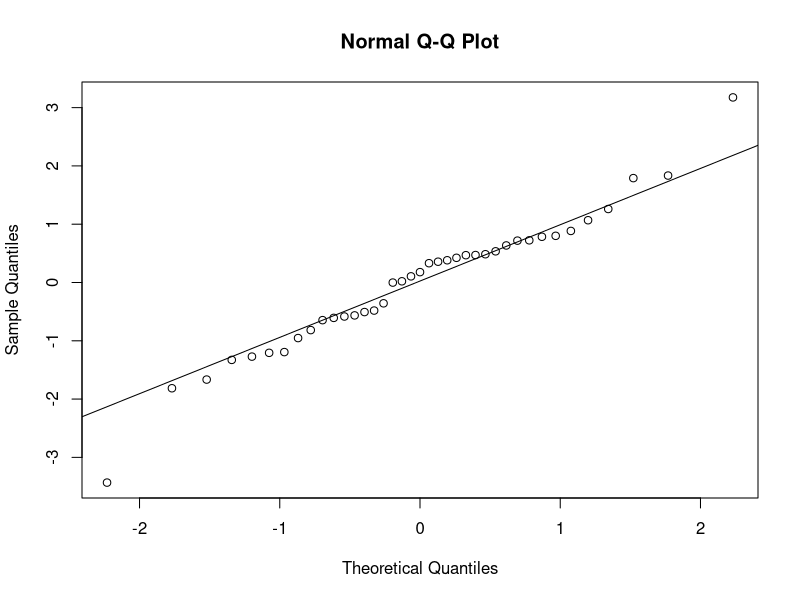
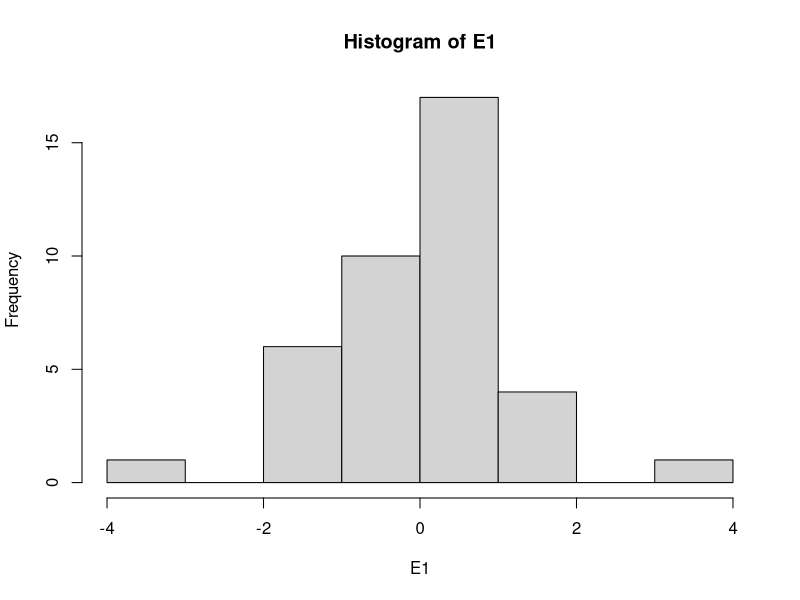
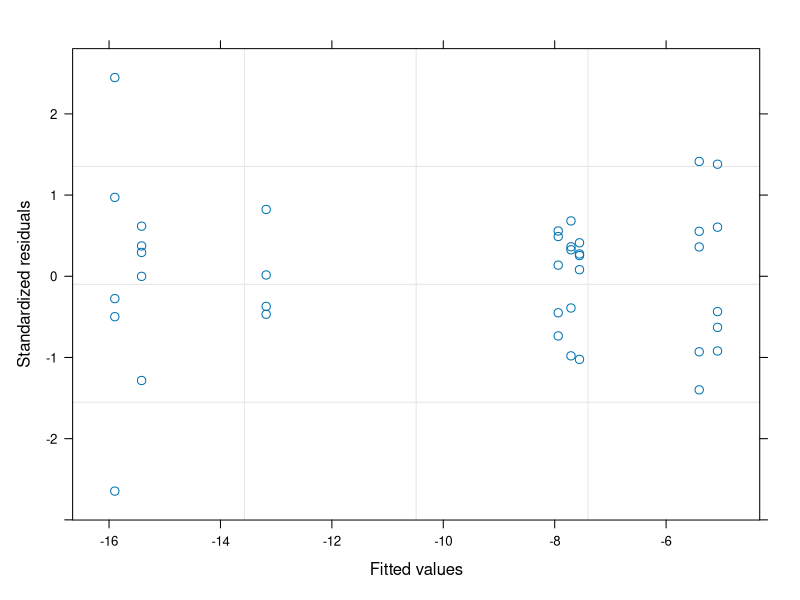

Generate these figures, in order, with R: (Note: this script raises an error after producing the figures.)
#Author:  Clay Arango
#Creation date: 10-Feb-19
#Script to analyze NDS data from Summer 2018 WSB work with S. Roley and A. Alexiades

#packages
install.packages("nlme")
install.packages("nortest")
install.packages("dplyr")
install.packages("multcomp")
install.packages("MASS")
install.packages("ggplot2")
library(nlme)
library(nortest)
library(dplyr)
library(multcomp)
library(MASS)
library(ggplot2)

#Load data
ring_summer <- read.table(file="ring_summer.csv", header=T, sep=",")

#set variable
d = ring_summer

#evaluate data to make sure factors are correct
names(d)
unique(d$nutrient) #control, N, NP, NPSi, NSi, P, PSi, Si
unique(d$N) #should be 0 and 1
unique(d$P) #should be 0 and 1
unique(d$Si) #should be 0 and 1
unique(d$top) #should be "sponge" and "glass"
#if need to change, use recode function below. 
d$top<-recode(d$top, "cellulose" ="sponge")
str(d)

#convert N and P vand Si alues (0 or 1 for absence or presence) to factors
d$N<-as.factor(d$N)
d$P<-as.factor(d$P)
d$Si<-as.factor(d$Si)
str(d)

#subset data into gpp and cr response
d.cr = subset(d, top=="sponge", data=d)
d.gpp = subset(d, top=="glass", data=d)

#calculate nrr for cr
x = aggregate(d.cr[,8], list(d.cr$nutrient), mean, na.rm=T)
x
d.cr$cr.nrr = d.cr$cr.area/-7.554539 #is there a prettier way to do this?

#calculate nrr for gpp
x = aggregate(d.gpp[,9], list(d.gpp$nutrient), mean, na.rm=T)
x
d.gpp$gpp.nrr = d.gpp$gpp.area/6.422422 #is there a prettier way to do this?

############################################################
#analyze RESPIRATION data
############################################################

M1<-gls(cr.area~N*P*Si, data=d.cr, na.action=na.omit)
E1<-residuals(M1)
qqnorm(E1)
qqline(E1)
ad.test(E1)
   #residuals are normally distributed
hist(E1)  
plot(M1)

plot(filter(d.cr, !is.na(cr.area)) %>% dplyr::select(nutrient), 
     E1, xlab="nutrient", ylab="Residuals")
bartlett.test(cr.area~nutrient, data=d.cr)
   #variance test OK

anova(M1)
  
x <- group_by(d.cr, nutrient) %>%  # Grouping function causes subsequent functions to aggregate by season and reach
  summarize(cr.mean = abs(mean(cr.area, na.rm = TRUE)), # na.rm = TRUE to remove missing values
            cr.sd=abs(sd(cr.area, na.rm = TRUE)),  # na.rm = TRUE to remove missing values
            n = sum(!is.na(cr.area)), # of observations, excluding NAs. 
            cr.se=cr.sd/sqrt(n))

ggplot(data=x, aes(x=nutrient, y=cr.mean)) + 
  geom_bar(stat="identity", position=position_dodge(), color = "black") + 
  geom_errorbar(aes(ymin=cr.mean, ymax=cr.mean+cr.se), width=0.2, 
                position=position_dodge(0.9)) + 
  xlab("Nutrient") +
  ylab(expression(Respiration~(ug~O[2]~m^{-2}~h^{-1}))) +
  ylim(0,20) +
  labs(fill="Light") +
  theme_bw() +
  theme(panel.grid.major=element_blank(),
        panel.grid.minor=element_blank(),
        legend.title=element_text(size=6),
        legend.key=element_blank(), 
        legend.position=c(0.5,0.95), 
        legend.text=element_text(size=8), 
        legend.background=element_blank(), 
        legend.direction="horizontal", 
        legend.key.size=unit(0.3, "cm"), 
        axis.title.y=element_text(size=8), 
        axis.title.x=element_text(size=8), 
        axis.text.x=element_text(size=8))

#ggsave('output/figures/Ring_summer.tiff',
#       units="in",
#       width=3.25,
#       height=3.25,
#       dpi=1200,
#       compression="lzw")

#summarize nrr
x <- group_by(d.cr, nutrient) %>%  # Grouping function causes subsequent functions to aggregate by season and reach
  summarize(cr.mean = abs(mean(cr.nrr, na.rm = TRUE)), # na.rm = TRUE to remove missing values
            cr.sd=abs(sd(cr.nrr, na.rm = TRUE)),  # na.rm = TRUE to remove missing values
            n = sum(!is.na(cr.nrr)), # of observations, excluding NAs. 
            cr.se=cr.sd/sqrt(n))

############################################################
#analyze the PRODUCTION data
############################################################

M1<-gls(gpp.area~N*P*Si, data=d.gpp, na.action=na.omit) 
E1<-residuals(M1)
qqnorm(E1)
qqline(E1)
ad.test(E1)
   #residuals are not normal, but they are close

hist(E1, xlab="residuals", main="")
plot(M1)

plot(filter(d.gpp, !is.na(gpp.area)) %>% dplyr::select(nutrient), 
     E1, xlab="nutrient", ylab="Residuals")
bartlett.test(gpp.area~nutrient, data=d.gpp)
   #OK

anova(M1)
  
x <- group_by(d.gpp, nutrient) %>%  # Grouping function causes subsequent functions to aggregate by season and reach
  summarize(gpp.mean = abs(mean(gpp.area, na.rm = TRUE)), # na.rm = TRUE to remove missing values
            gpp.sd=abs(sd(gpp.area, na.rm = TRUE)),  # na.rm = TRUE to remove missing values
            n = sum(!is.na(gpp.area)), # of observations, excluding NAs. 
            gpp.se=gpp.sd/sqrt(n))

ggplot(data=x, aes(x=nutrient, y=gpp.mean)) + 
  geom_bar(stat="identity", position=position_dodge(), color = "black") + 
  geom_errorbar(aes(ymin=gpp.mean, ymax=gpp.mean+gpp.se), width=0.2, 
                position=position_dodge(0.9)) + 
  xlab("Nutrient") +
  ylab(expression(Production~(ug~O[2]~m^{-2}~h^{-1}))) +
  labs(fill="Light") +
  theme_bw() +
  theme(panel.grid.major=element_blank(),
        panel.grid.minor=element_blank(), 
        legend.title=element_text(size=6), 
        legend.key=element_blank(),  
        legend.position=c(0.5,0.95),  
        legend.text=element_text(size=8),  
        legend.background=element_blank(),  
        legend.direction="horizontal",  
        legend.key.size=unit(0.3, "cm"),  
        axis.title.y=element_text(size=8),  
        axis.title.x=element_text(size=8),  
        axis.text.x=element_text(size=8))

#ggsave('output/figures/gppByNutrient.tiff',
#       units="in",
#       width=3.25,
#       height=3.25,
#       dpi=1200,
#       compression="lzw")


#summarize nrr
x <- group_by(d.gpp, nutrient) %>%  # Grouping function causes subsequent functions to aggregate by season and reach
  summarize(gpp.mean = abs(mean(gpp.nrr, na.rm = TRUE)), # na.rm = TRUE to remove missing values
            gpp.sd=abs(sd(gpp.nrr, na.rm = TRUE)),  # na.rm = TRUE to remove missing values
            n = sum(!is.na(gpp.nrr)), # of observations, excluding NAs. 
            gpp.se=gpp.sd/sqrt(n))


#BELOW HERE IS NOT EDITED





############################################################
#analyze the CHL-A biomass on disks

M1<-gls(chla~N*P*light, data=roza_sum.chla, na.action=na.omit)
E1<-residuals(M1)
qqnorm(E1)
qqline(E1)
ad.test(E1)
  #residuals look bad (p=0.001)
hist(E1)
plot(M1)

vf1 = varIdent(form = ~ 1|N*P)
vf2 = varIdent(form = ~ 1|light)
vf3 = varIdent(form = ~ 1|N*P*light)
vf4 = varPower(form = ~ fitted(.)) 
vf5 = varExp(form = ~ fitted(.))
vf6 = varConstPower(form = ~ fitted(.))
vf7 = varExp(form = ~ fitted(.)|nutrient)

M2<-gls(chla~N*P*light, data=roza_sum.chla, na.action=na.omit, weights=vf1)
M3<-gls(chla~N*P*light, data=roza_sum.chla, na.action=na.omit, weights=vf2)
M4<-gls(chla~N*P*light, data=roza_sum.chla, na.action=na.omit, weights=vf3)
M5<-gls(chla~N*P*light, data=roza_sum.chla, na.action=na.omit, weights=vf4)
M6<-gls(chla~N*P*light, data=roza_sum.chla, na.action=na.omit, weights=vf5)
M7<-gls(chla~N*P*light, data=roza_sum.chla, na.action=na.omit, weights=vf6)
M8<-gls(chla~N*P*light, data=roza_sum.chla, na.action=na.omit, weights=vf7)

anova(M1,M2,M3,M4,M5,M6,M7,M8)

#M3 is best on AIC

E3<-residuals(M3)
qqnorm(E3)
qqline(E3)
ad.test(E3)
#residuals are not normal (p=0.001)
hist(E3, xlab="residuals", main="")
plot(M3)
  #hist and plot look good

plot(filter(roza_sum.chla, !is.na(chla)) %>% dplyr::select(light), 
     E3, xlab="light", ylab="Residuals")
bartlett.test(chla~light, data=roza_sum.chla)

plot(filter(roza_sum.chla, !is.na(chla)) %>% dplyr::select(nutrient), 
     E3, xlab="nutrient", ylab="Residuals")
bartlett.test(chla~nutrient, data=roza_sum.chla)

anova(M3)

#light is significant and N and P separately interact with light

x<-roza_sum.chla[complete.cases(roza_sum.chla$chla),]

with(x, 
     interaction.plot(nutrient,light,chla, 
                      ylim=c(0,1.5),lty=c(1,12),lwd=2,ylab="Chlorophyll a", 
                      xlab="Nutrient", trace.label="Light"))

x <- group_by(roza_sum.chla, nutrient, light) %>%  # Grouping function causes subsequent functions to aggregate by season and reach
  summarize(chla.mean = mean(chla, na.rm = TRUE), # na.rm = TRUE to remove missing values
            chla.sd=sd(chla, na.rm = TRUE),  # na.rm = TRUE to remove missing values
            n = sum(!is.na(chla)), # of observations, excluding NAs. 
            chla.se=chla.sd/sqrt(n))

ggplot(data=x, 
       aes(x=nutrient, y=chla.mean, fill=light)) + 
  geom_bar(stat="identity", position=position_dodge(), color = "black") + 
  geom_errorbar(aes(ymin=chla.mean, ymax=chla.mean+chla.se), width=0.2, 
                position=position_dodge(0.9)) + 
  scale_fill_manual(values=c("white","black")) +
  xlab("Nutrient") +
  ylab(expression(Chlorophyll~a~(ug~cm^{-2}))) +
  ylim(0,1.7) +
  labs(fill="Light") +
  theme_bw() +
  theme(panel.grid.major=element_blank(), 
        panel.grid.minor=element_blank(), 
        legend.title=element_text(size=6), 
        legend.key=element_blank(), 
        legend.position=c(0.5,0.95), 
        legend.text=element_text(size=8), 
        legend.background=element_blank(), 
        legend.direction="horizontal", 
        legend.key.size=unit(0.3, "cm"), 
        axis.title.y=element_text(size=8), 
        axis.title.x=element_text(size=8), 
        axis.text.x=element_text(size=8))

ggsave('output/figures/chlaByNutrientLight.tiff',
       units="in",
       width=3.25,
       height=3.25,
       dpi=1200,
       compression="lzw")



############################################################
############################################################
#calculate nrr mean and standard error
x1 <- group_by(roza_sum, nutrient, light) %>%  # Grouping function causes subsequent functions to aggregate by season and reach
  summarize(chla.nrr.mean = mean(chla.nrr, na.rm = TRUE), # na.rm = TRUE to remove missing values
            chla.nrr.sd=sd(chla.nrr, na.rm = TRUE),  # na.rm = TRUE to remove missing values
            chla.n = sum(!is.na(chla.nrr)), # of observations, excluding NAs. 
            chla.nrr.se=chla.nrr.sd/sqrt(chla.n))


x2 <- group_by(roza_sum, nutrient, light) %>%  # Grouping function causes subsequent functions to aggregate by season and reach
  summarize(gpp.nrr.mean = mean(gpp.nrr, na.rm = TRUE), # na.rm = TRUE to remove missing values
            gpp.nrr.sd=sd(gpp.nrr, na.rm = TRUE),  # na.rm = TRUE to remove missing values
            gpp.n = sum(!is.na(gpp.nrr)), # of observations, excluding NAs. 
            gpp.nrr.se=gpp.nrr.sd/sqrt(gpp.n))

x3 <- group_by(roza_sum, nutrient, light) %>%  # Grouping function causes subsequent functions to aggregate by season and reach
  summarize(cr.nrr.mean = mean(cr.nrr, na.rm = TRUE), # na.rm = TRUE to remove missing values
            cr.nrr.sd=sd(cr.nrr, na.rm = TRUE),  # na.rm = TRUE to remove missing values
            cr.n = sum(!is.na(cr.nrr)), # of observations, excluding NAs. 
            cr.nrr.se=cr.nrr.sd/sqrt(cr.n))

roza_sum.nrr<-cbind(x1,x2,x3)
roza_sum.nrr <- roza_sum.nrr[, !duplicated(colnames(roza_sum.nrr))]
write.csv(roza_sum.nrr, "roza_sum.nrr.csv")
